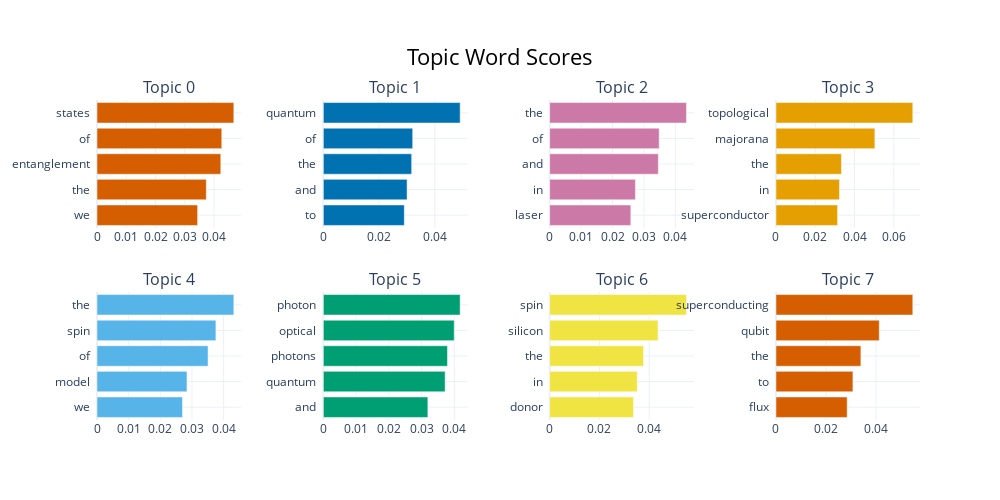

Notebook code cell kept with this figure:
### Markdown cell above
# 可视化

### Code cell
topic_model.visualize_barchart()

### Figure 1 — Plotly figure (JSON) as saved in the notebook; plotly's stock layout.template omitted (floating-point values rounded to 4 significant figures)
{"data": [{"marker": {"color": "#D55E00"}, "orientation": "h", "type": "bar", "x": [0.03439, 0.03735, 0.04231, 0.04264, 0.04676], "xaxis": "x", "y": ["we  ", "the  ", "entanglement  ", "of  ", "states  "], "yaxis": "y"}, {"marker": {"color": "#0072B2"}, "orientation": "h", "type": "bar", "x": [0.02905, 0.03005, 0.03169, 0.03206, 0.04908], "xaxis": "x2", "y": ["to  ", "and  ", "the  ", "of  ", "quantum  "], "yaxis": "y2"}, {"marker": {"color": "#CC79A7"}, "orientation": "h", "type": "bar", "x": [0.02582, 0.02728, 0.03458, 0.03485, 0.04353], "xaxis": "x3", "y": ["laser  ", "in  ", "and  ", "of  ", "the  "], "yaxis": "y3"}, {"marker": {"color": "#E69F00"}, "orientation": "h", "type": "bar", "x": [0.03137, 0.03232, 0.03333, 0.05036, 0.06967], "xaxis": "x4", "y": ["superconductor  ", "in  ", "the  ", "majorana  ", "topological  "], "yaxis": "y4"}, {"marker": {"color": "#56B4E9"}, "orientation": "h", "type": "bar", "x": [0.02701, 0.02842, 0.03508, 0.03756, 0.04322], "xaxis": "x5", "y": ["we  ", "model  ", "of  ", "spin  ", "the  "], "yaxis": "y5"}, {"marker": {"color": "#009E73"}, "orientation": "h", "type": "bar", "x": [0.03191, 0.03718, 0.0379, 0.03995, 0.04177], "xaxis": "x6", "y": ["and  ", "quantum  ", "photons  ", "optical  ", "photon  "], "yaxis": "y6"}, {"marker": {"color": "#F0E442"}, "orientation": "h", "type": "bar", "x": [0.0337, 0.03519, 0.0377, 0.04355, 0.05496], "xaxis": "x7", "y": ["donor  ", "in  ", "the  ", "silicon  ", "spin  "], "yaxis": "y7"}, {"marker": {"color": "#D55E00"}, "orientation": "h", "type": "bar", "x": [0.02849, 0.03079, 0.03398, 0.04131, 0.05475], "xaxis": "x8", "y": ["flux  ", "to  ", "the  ", "qubit  ", "superconducting  "], "yaxis": "y8"}], "layout": {"annotations": [{"font": {"size": 16}, "showarrow": false, "text": "Topic 0", "x": 0.0875, "xanchor": "center", "xref": "paper", "y": 1, "yanchor": "bottom", "yref": "paper"}, {"font": {"size": 16}, "showarrow": false, "text": "Topic 1", "x": 0.3625, "xanchor": "center", "xref": "paper", "y": 1, "yanchor": "bottom", "yref": "paper"}, {"font": {"size": 16}, "showarrow": false, "text": "Topic 2", "x": 0.6375, "xanchor": "center", "xref": "paper", "y": 1, "yanchor": "bottom", "yref": "paper"}, {"font": {"size": 16}, "showarrow": false, "text": "Topic 3", "x": 0.9125, "xanchor": "center", "xref": "paper", "y": 1, "yanchor": "bottom", "yref": "paper"}, {"font": {"size": 16}, "showarrow": false, "text": "Topic 4", "x": 0.0875, "xanchor": "center", "xref": "paper", "y": 0.4, "yanchor": "bottom", "yref": "paper"}, {"font": {"size": 16}, "showarrow": false, "text": "Topic 5", "x": 0.3625, "xanchor": "center", "xref": "paper", "y": 0.4, "yanchor": "bottom", "yref": "paper"}, {"font": {"size": 16}, "showarrow": false, "text": "Topic 6", "x": 0.6375, "xanchor": "center", "xref": "paper", "y": 0.4, "yanchor": "bottom", "yref": "paper"}, {"font": {"size": 16}, "showarrow": false, "text": "Topic 7", "x": 0.9125, "xanchor": "center", "xref": "paper", "y": 0.4, "yanchor": "bottom", "yref": "paper"}], "height": 500, "hoverlabel": {"bgcolor": "white", "font": {"family": "Rockwell", "size": 16}}, "showlegend": false, "title": {"font": {"color": "Black", "size": 22}, "text": "Topic Word Scores", "x": 0.5, "xanchor": "center", "yanchor": "top"}, "width": 1000, "xaxis": {"anchor": "y", "domain": [0, 0.175], "showgrid": true}, "xaxis2": {"anchor": "y2", "domain": [0.275, 0.45], "showgrid": true}, "xaxis3": {"anchor": "y3", "domain": [0.55, 0.725], "showgrid": true}, "xaxis4": {"anchor": "y4", "domain": [0.825, 1], "showgrid": true}, "xaxis5": {"anchor": "y5", "domain": [0, 0.175], "showgrid": true}, "xaxis6": {"anchor": "y6", "domain": [0.275, 0.45], "showgrid": true}, "xaxis7": {"anchor": "y7", "domain": [0.55, 0.725], "showgrid": true}, "xaxis8": {"anchor": "y8", "domain": [0.825, 1], "showgrid": true}, "yaxis": {"anchor": "x", "domain": [0.6, 1], "showgrid": true}, "yaxis2": {"anchor": "x2", "domain": [0.6, 1], "showgrid": true}, "yaxis3": {"anchor": "x3", "domain": [0.6, 1], "showgrid": true}, "yaxis4": {"anchor": "x4", "domain": [0.6, 1], "showgrid": true}, "yaxis5": {"anchor": "x5", "domain": [0, 0.4], "showgrid": true}, "yaxis6": {"anchor": "x6", "domain": [0, 0.4], "showgrid": true}, "yaxis7": {"anchor": "x7", "domain": [0, 0.4], "showgrid": true}, "yaxis8": {"anchor": "x8", "domain": [0, 0.4], "showgrid": true}}}
